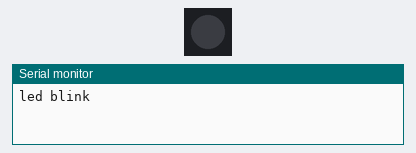
A program run on a simulated ESP32-S3. On the bench: 1 RGB LEDs in strip order, left to right, the last lines printed to the serial monitor. Dim RGB values are drawn brighter than linear.

Above: at 0.5 s.
At 1.45 s:
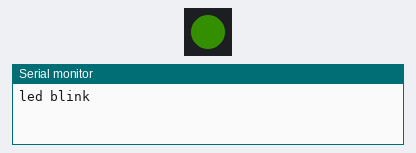
At 2.7 s:
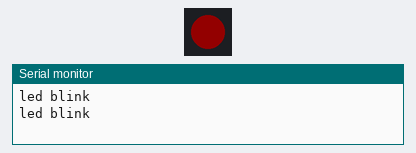
At 4.35 s:
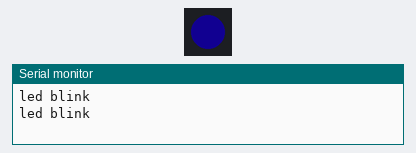
Timing chart, 0 to 5.3 s (numbered marks = the images above):
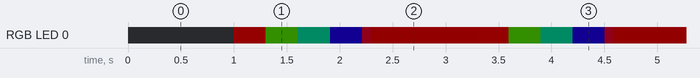

The program:

main.cpp
```cpp
#include <Arduino.h>
#include "Freenove_WS2812_Lib_for_ESP32.h"

#define LEDS_COUNT 1
#define LEDS_PIN 48
#define CHANNEL 0

Freenove_ESP32_WS2812 strip =
        Freenove_ESP32_WS2812(LEDS_COUNT, LEDS_PIN, CHANNEL, TYPE_GRB);

void setup() {
    Serial.begin(9600);

    strip.begin();
    strip.setBrightness(20);
}

void loop() {
    Serial.println("led blink");
    delay(1000);

    for (int j = 0; j < 255; j += 2) {
        for (int i = 0; i < LEDS_COUNT; i++) {
            strip.setLedColorData(i, strip.Wheel((i * 256 / LEDS_COUNT + j) & 255));
        }
        strip.show();
        delay(10);
    }
}
```

Measured:
- by itself, RGB LED 0: repeats every 2.3 s: RGB(5, 14, 0) 0.30 s, RGB(0, 11, 8) 0.30 s, RGB(2, 0, 17) 0.30 s, RGB(16, 0, 3) 0.08 s, RGB(19, 0, 0) 1.0 s, RGB(20, 0, 0) 0.30 s
- by itself, everything shown: repeats every 2.3 s, in 6 steps
